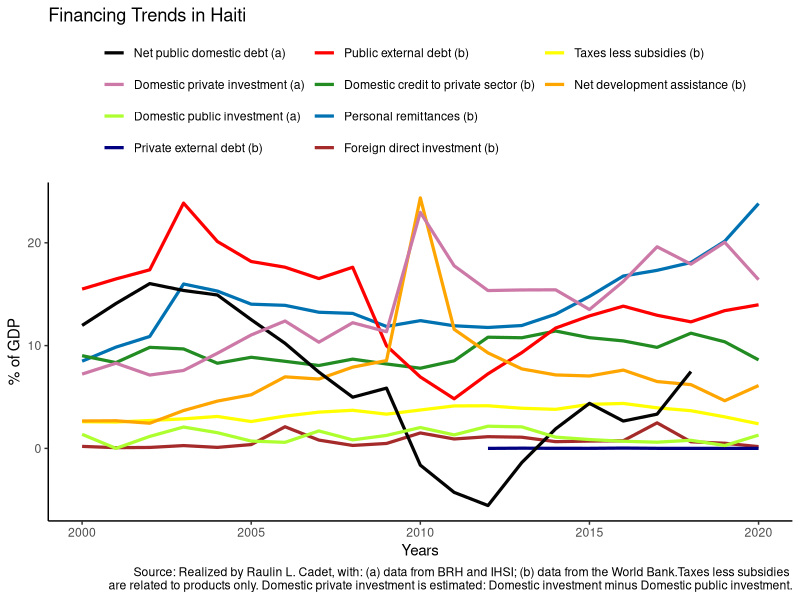
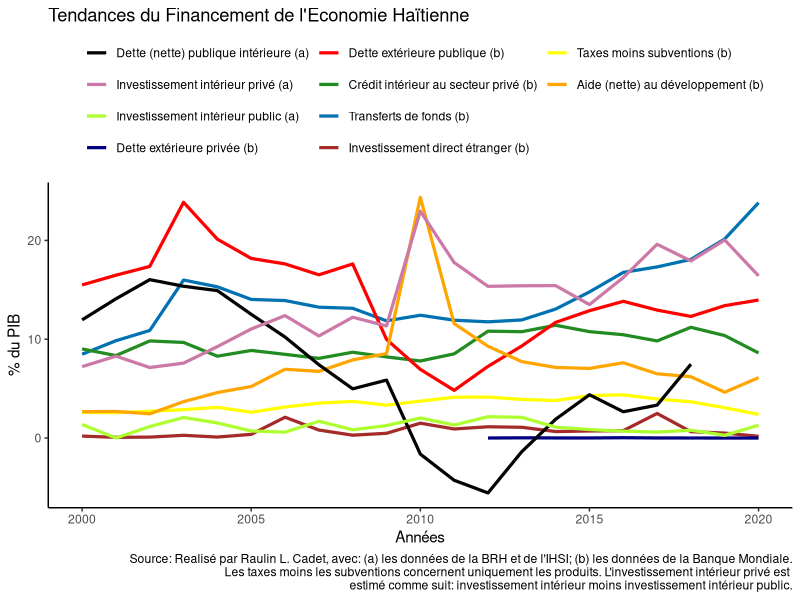

Reproduce these figures in R, in order.
library(tidyverse)

df=readxl::read_excel('API_HTI_DS2_en_excel_v2_5738369.xls')


# Structured dataset 
df=df[3:dim(df)[1],3:dim(df)[2]]   
df=data.frame(t(df))
colnames(df)= df[1,]
rownames(df)=1:dim(df)[1]
df=df[3:dim(df)[1],]  

# consider data from 2000 to 2020
df=df%>%filter(`Indicator Name` %in% c(2000:2020))

# convert all columns to numeric data
str(df) # data types are characters wherease they should be numeric

y=NULL
for (i in 1:length(colnames(df))) {
  y[[i]]=as.numeric(unlist(df[colnames(df)[i]]))  # convert all columns to numeric data
}

df2<-data.frame(y)             # create a new data frame where all data are numeric
colnames(df2)=colnames(df)    # provide the same columns names to df2 as it is for df

# Create new variables
df2["Public external debt stock (% of GDP)"]=(df2["External debt stocks, public and publicly guaranteed (PPG) (DOD, current US$)"]/df2["GDP (current US$)"])*100
df2["Private external debt stock (% of GDP)"]=(df2["External debt stocks, private nonguaranteed (PNG) (DOD, current US$)"]/df2["GDP (current US$)"])*100
df2['Total external debt stock (% of GDP)']=(df2["External debt stocks, total (DOD, current US$)"]/df2["GDP (current US$)"])*100
df2['Tax les subsidies on products (% of GDP)']=(df2["Taxes less subsidies on products (current US$)"]/df2["GDP (current US$)"])*100
df2['Net official development assistance received (% of GDP)']=(df2["Net official development assistance received (current US$)"]/df2["GDP (current US$)"])*100

colnames(df2)[1]<-'Years'

####################################
###### Other Data to import ########
dcred<-readxl::read_excel('DataBRH.xlsx',sheet='BRH')
dcred<-dcred%>%filter(`Years` %in% c(2000:2020))    # consider data from 2000 to 2020
dcred<-dcred[,2:dim(dcred)[2]]
dcred['Years']<-2000:2020

dinv<-readxl::read_excel('DataBRH.xlsx',sheet='IHSI')
dinv<-data.frame(t(dinv))    # transpose dinv so that each column have a variable
col<-dinv[1,]
dinv<-data.frame(dinv[2:(dim(dinv)[1]),c(5,6)]) # remove the first row that contains columns names
colnames(dinv)<-col[5:6]

#######
str(dinv)  # data are not numeric wherease they should.
# Data will be converted to numeric type
z=NULL
for (i in 1:length(colnames(dinv))) {
  z[[i]]=as.numeric(unlist(dinv[colnames(dinv)[i]]))  # convert all columns to numeric data
}
dinv=data.frame(z)
colnames(dinv)=col[5:6]
dinv['Years']=2000:2020

df3<-merge(df2,dcred,on='Years')
df3<-merge(df3,dinv,on='Years')
rownames(df3)<-2000:2020

#################################



df3=df3%>%select(
  Years,
  `Public external debt stock (% of GDP)`,
  `Private external debt stock (% of GDP)`,
  `Foreign direct investment, net inflows (% of GDP)`,
  `Personal remittances, received (% of GDP)`,
  `Domestic credit to private sector (% of GDP)`,
  `Total external debt stock (% of GDP)`,
  `Tax les subsidies on products (% of GDP)`,
  `Net official development assistance received (% of GDP)`,
  `Net domestic credit to public sector (% of GDP)`,
  `Investissement privé (% du PIB)`,
  `Investissement publique (% du PIB)`,
  )

df3%>%
  ggplot(aes(x=Years))+
  geom_line(aes(y=`Personal remittances, received (% of GDP)`,colour='Personal remittances (b)'),size=1.1)+
  geom_line(aes(y=`Domestic credit to private sector (% of GDP)`,colour="Domestic credit to private sector (b)"),size=1.1)+
  geom_line(aes(y=`Foreign direct investment, net inflows (% of GDP)`,colour="Foreign direct investment (b)"),size=1.1)+
  geom_line(aes(y=`Private external debt stock (% of GDP)`,colour='Private external debt (b)'),size=1.1)+
  geom_line(aes(y=`Public external debt stock (% of GDP)`,colour='Public external debt (b)' ),size=1.1)+
  #geom_line(aes(y=`Total external debt stock (% of GDP)`,colour="External debt (b)"),size=1)+
  geom_line(aes(y=`Tax les subsidies on products (% of GDP)`,colour="Taxes less subsidies (b)"),size=1.1)+
  geom_line(aes(y=`Net official development assistance received (% of GDP)`,colour="Net development assistance (b)"),size=1.1)+
  geom_line(aes(y=`Net domestic credit to public sector (% of GDP)`,colour="Net public domestic debt (a)"),size=1.1)+
  geom_line(aes(y=`Investissement privé (% du PIB)`,colour="Domestic private investment (a)"),size=1.1)+
  geom_line(aes(y=`Investissement publique (% du PIB)`,colour="Domestic public investment (a)"),size=1.1)+
  
  scale_colour_manual("", 
                      breaks = c('Net public domestic debt (a)', 'Domestic private investment (a)','Domestic public investment (a)','Private external debt (b)','Public external debt (b)', "Domestic credit to private sector (b)","Personal remittances (b)", "Foreign direct investment (b)",
                                 'Taxes less subsidies (b)','Net development assistance (b)'),
                                 
                      values = c("gray1", "#CC79A7","greenyellow","navy",'red',"forestgreen", "#0072B2",'brown','yellow','orange')) +
  ggtitle("Financing Trends in Haiti")+

  theme_classic()+ theme(legend.position = "top")+ylab("% of GDP")+
  guides(col = guide_legend(nrow = 4))+
  labs(caption = 'Source: Realized by Raulin L. Cadet, with: (a) data from BRH and IHSI; (b) data from the World Bank.Taxes less subsidies \n are related to products only. Domestic private investment is estimated: Domestic investment minus Domestic public investment.')

#######################################################
######## The same graphics with texts in French #######
df3%>%
  ggplot(aes(x=Years))+
  geom_line(aes(y=`Personal remittances, received (% of GDP)`,colour='Transferts de fonds (b)'),size=1.1)+
  geom_line(aes(y=`Domestic credit to private sector (% of GDP)`,colour="Crédit intérieur au secteur privé (b)"),size=1.1)+
  geom_line(aes(y=`Foreign direct investment, net inflows (% of GDP)`,colour="Investissement direct étranger (b)"),size=1.1)+
  geom_line(aes(y=`Private external debt stock (% of GDP)`,colour='Dette extérieure privée (b)'),size=1.1)+
  geom_line(aes(y=`Public external debt stock (% of GDP)`,colour='Dette extérieure publique (b)' ),size=1.1)+
  #geom_line(aes(y=`Total external debt stock (% of GDP)`,colour="External debt (b)"),size=1)+
  geom_line(aes(y=`Tax les subsidies on products (% of GDP)`,colour="Taxes moins subventions (b)"),size=1.1)+
  geom_line(aes(y=`Net official development assistance received (% of GDP)`,colour="Aide (nette) au développement (b)"),size=1.1)+
  geom_line(aes(y=`Net domestic credit to public sector (% of GDP)`,colour="Dette (nette) publique intérieure (a)"),size=1.1)+
  geom_line(aes(y=`Investissement privé (% du PIB)`,colour="Investissement intérieur privé (a)"),size=1.1)+
  geom_line(aes(y=`Investissement publique (% du PIB)`,colour="Investissement intérieur public (a)"),size=1.1)+
  
  scale_colour_manual("", 
                      breaks = c('Dette (nette) publique intérieure (a)', 'Investissement intérieur privé (a)','Investissement intérieur public (a)','Dette extérieure privée (b)','Dette extérieure publique (b)', 
                                 "Crédit intérieur au secteur privé (b)","Transferts de fonds (b)", "Investissement direct étranger (b)",
                                 'Taxes moins subventions (b)','Aide (nette) au développement (b)'),
                      
                      values = c("gray1", "#CC79A7","greenyellow","navy",'red',"forestgreen", "#0072B2",'brown','yellow','orange')) +
  ggtitle("Tendances du Financement de l'Economie Haïtienne")+
  
  theme_classic()+ theme(legend.position = "top")+ylab("% du PIB")+xlab('Années')+
  guides(col = guide_legend(nrow = 4))+
  labs(caption = "Source: Realisé par Raulin L. Cadet, avec: (a) les données de la BRH et de l'IHSI; (b) les données de la Banque Mondiale.\n Les taxes moins les subventions concernent uniquement les produits. L'investissement intérieur privé est \n estimé comme suit: investissement intérieur moins investissement intérieur public.")




